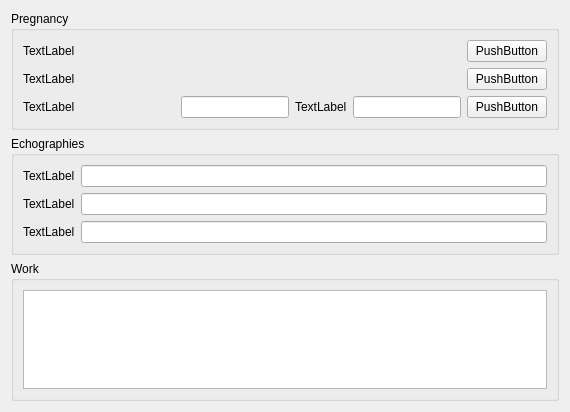
<?xml version="1.0" encoding="UTF-8"?>
<ui version="4.0">
 <class>obstetricalcalendar</class>
 <widget class="QWidget" name="obstetricalcalendar">
  <property name="geometry">
   <rect>
    <x>0</x>
    <y>0</y>
    <width>570</width>
    <height>412</height>
   </rect>
  </property>
  <property name="windowTitle">
   <string/>
  </property>
  <layout class="QGridLayout" name="gridLayout_4">
   <item row="2" column="0">
    <widget class="QGroupBox" name="workGroup">
     <property name="title">
      <string>Work</string>
     </property>
     <layout class="QGridLayout" name="gridLayout">
      <item row="0" column="0">
       <widget class="QTextEdit" name="workTextEdit">
        <property name="readOnly">
         <bool>true</bool>
        </property>
       </widget>
      </item>
     </layout>
    </widget>
   </item>
   <item row="1" column="0">
    <widget class="QGroupBox" name="echoGroup">
     <property name="title">
      <string>Echographies</string>
     </property>
     <layout class="QGridLayout" name="gridLayout_2">
      <item row="0" column="0">
       <widget class="QLabel" name="firstEchoLabel">
        <property name="text">
         <string>TextLabel</string>
        </property>
       </widget>
      </item>
      <item row="0" column="1">
       <widget class="QLineEdit" name="firstEcho">
        <property name="readOnly">
         <bool>true</bool>
        </property>
       </widget>
      </item>
      <item row="1" column="0">
       <widget class="QLabel" name="secondEchoLabel">
        <property name="text">
         <string>TextLabel</string>
        </property>
       </widget>
      </item>
      <item row="1" column="1">
       <widget class="QLineEdit" name="secondEcho">
        <property name="readOnly">
         <bool>true</bool>
        </property>
       </widget>
      </item>
      <item row="2" column="0">
       <widget class="QLabel" name="thirdEchoLabel">
        <property name="text">
         <string>TextLabel</string>
        </property>
       </widget>
      </item>
      <item row="2" column="1">
       <widget class="QLineEdit" name="thirdEcho">
        <property name="readOnly">
         <bool>true</bool>
        </property>
       </widget>
      </item>
     </layout>
    </widget>
   </item>
   <item row="0" column="0">
    <widget class="QGroupBox" name="pregnancyGroup">
     <property name="title">
      <string>Pregnancy</string>
     </property>
     <layout class="QGridLayout" name="gridLayout_3">
      <item row="0" column="0">
       <widget class="QLabel" name="lmpLabel">
        <property name="text">
         <string>TextLabel</string>
        </property>
       </widget>
      </item>
      <item row="0" column="1">
       <layout class="QHBoxLayout" name="lmpLayout"/>
      </item>
      <item row="0" column="2">
       <widget class="QPushButton" name="compute">
        <property name="text">
         <string>PushButton</string>
        </property>
       </widget>
      </item>
      <item row="1" column="0">
       <widget class="QLabel" name="pregnancyStartLabel">
        <property name="text">
         <string>TextLabel</string>
        </property>
       </widget>
      </item>
      <item row="1" column="1">
       <layout class="QHBoxLayout" name="pregnancyStartLayout"/>
      </item>
      <item row="1" column="2">
       <widget class="QPushButton" name="pregnancyStartCompute">
        <property name="text">
         <string>PushButton</string>
        </property>
       </widget>
      </item>
      <item row="2" column="0">
       <widget class="QLabel" name="currentWALabel">
        <property name="sizePolicy">
         <sizepolicy hsizetype="Expanding" vsizetype="Preferred">
          <horstretch>0</horstretch>
          <verstretch>0</verstretch>
         </sizepolicy>
        </property>
        <property name="text">
         <string>TextLabel</string>
        </property>
       </widget>
      </item>
      <item row="2" column="1">
       <layout class="QHBoxLayout" name="horizontalLayout">
        <item>
         <widget class="QLineEdit" name="currentWA">
          <property name="readOnly">
           <bool>true</bool>
          </property>
         </widget>
        </item>
        <item>
         <widget class="QLabel" name="currentDaysLabel">
          <property name="text">
           <string>TextLabel</string>
          </property>
         </widget>
        </item>
        <item>
         <widget class="QLineEdit" name="currentDays">
          <property name="readOnly">
           <bool>true</bool>
          </property>
         </widget>
        </item>
       </layout>
      </item>
      <item row="2" column="2">
       <widget class="QPushButton" name="computeCurrentWA">
        <property name="text">
         <string>PushButton</string>
        </property>
       </widget>
      </item>
     </layout>
    </widget>
   </item>
  </layout>
 </widget>
 <resources/>
 <connections/>
</ui>
